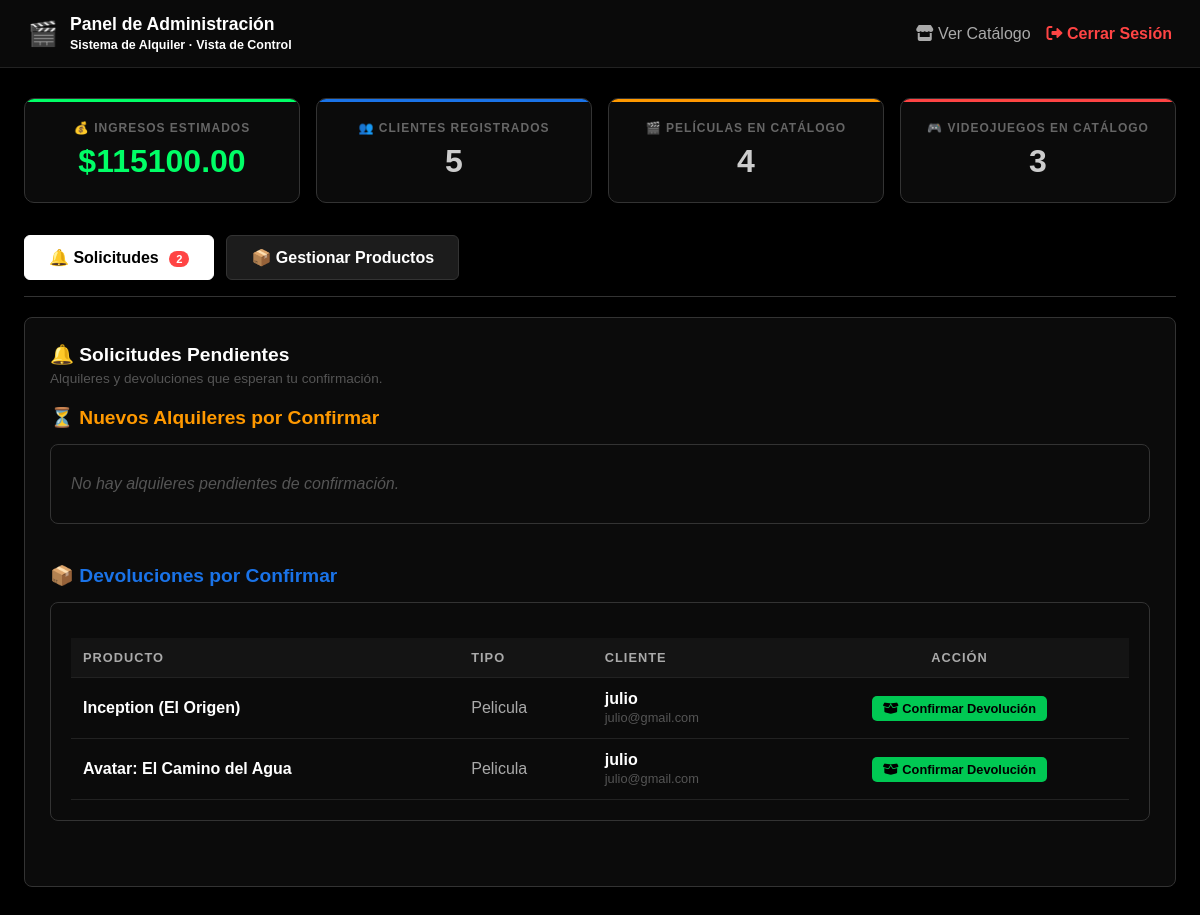
Page /admin/dashboard (signed in) on the committed database.
### app.py (models this page shows, shortened)
class ProductoAlquiler(db.Model):
    __tablename__ = 'productos_alquiler'
    id = db.Column(db.Integer, primary_key=True)
    titulo = db.Column(db.String(100), nullable=False)
    genero = db.Column(db.String(50), nullable=True)
    alquilado = db.Column(db.Boolean, default=False)
    precio_alquiler = db.Column(db.Float, nullable=False)
    stock = db.Column(db.Integer, default=1)
    imagen = db.Column(db.String(100), default='default.jpg')
    contador_alquileres = db.Column(db.Integer, default=0)
    tipo_producto = db.Column(db.String(50))
    usuario_id = db.Column(db.Integer, db.ForeignKey('usuarios.id'), nullable=True)
    fecha_alquiler = db.Column(db.DateTime, nullable=True)
    fecha_vencimiento = db.Column(db.DateTime, nullable=True)
    estado = db.Column(db.String(30), default='disponible')
    __mapper_args__ = {
        'polymorphic_on': tipo_producto,
        'polymorphic_identity': 'producto_generico'
    }

class Juego(ProductoAlquiler):
    plataforma = db.Column(db.String(50), nullable=True)
    __mapper_args__ = {'polymorphic_identity': 'juego'}

class Usuario(db.Model):
    __tablename__ = 'usuarios'
    id = db.Column(db.Integer, primary_key=True)
    nombre = db.Column(db.String(100), nullable=False)
    email = db.Column(db.String(100), unique=True, nullable=False)
    password = db.Column(db.String(100), nullable=False)
    rol = db.Column(db.String(20), default='cliente')
    bloqueado = db.Column(db.Boolean, default=False) # CONTROL DE SANCIONES
    alquileres = db.relationship('ProductoAlquiler', backref='usuario', lazy=True)
    reservas_solicitadas = db.relationship('ProductoAlquiler', secondary=lista_espera, backref=db.backref('en_espera', lazy=True))
    def es_staff(self):
        return self.rol in ('empleado', 'admin')
    def es_admin(self):
        return self.rol == 'admin'
    @classmethod
    def buscar_por_id(cls, usuario_id):
        return cls.query.get(usuario_id)

### app.py (the view, shortened to what this page needs)
@app.route('/admin/dashboard', methods=['GET', 'POST'])
def dashboard():
    usuario_actual = Usuario.buscar_por_id(session.get('usuario_id'))
    if not usuario_actual or not usuario_actual.es_staff():
        flash("Acceso denegado.", "danger")
        return redirect(url_for('inicio'))
    usuarios_registrados = Usuario.query.filter(Usuario.rol == 'cliente').all()
    todos_los_productos = ProductoAlquiler.query.all()
    alquileres_activos = ProductoAlquiler.query.filter(ProductoAlquiler.estado == 'activo').all()
    return render_template(
        'dashboard.html',
        u_total=Usuario.query.count(),
        p_total=Pelicula.query.count(),
        j_total=Juego.query.count(),
        ingresos=GestorInventario.calcular_ingresos_estimados(),
        usuarios=usuarios_registrados,
        productos=todos_los_productos,
        alquileres=alquileres_activos,
        solicitudes=GestorInventario.solicitudes_pendientes(),
        devoluciones=GestorInventario.devoluciones_pendientes(),
        es_admin=usuario_actual.es_admin()
    )

### app.py (called while the page is built)
    @staticmethod
    def calcular_ingresos_estimados():
        todos_los_productos = ProductoAlquiler.query.all()
        return sum(p.precio_alquiler * p.contador_alquileres for p in todos_los_productos)

    @staticmethod
    def solicitudes_pendientes():
        return ProductoAlquiler.query.filter_by(estado='pendiente').all()

    @staticmethod
    def devoluciones_pendientes():
        return ProductoAlquiler.query.filter_by(estado='dev_pendiente').all()

### templates/dashboard.html (shortened to what this page needs)
{% extends 'base.html' %}
{% block hero %}
<div class="panel-header">
    <div style="display: flex; align-items: center; gap: 12px;">
        <span style="font-size: 1.5rem;">🎬</span>
        <div>
            <span style="font-size: 1.1rem;">Panel de Administración</span><br>
            <span class="texto-gris" style="font-size: 0.78rem;">Sistema de Alquiler · Vista de Control</span>
        </div>
    </div>
    <nav style="display: flex; gap: 16px; align-items: center;">
        <a href="{{ url_for('inicio') }}" class="texto-claro">
            <i class="fas fa-store"></i> Ver Catálogo
        </a>
        <a href="{{ url_for('logout') }}" class="nav-peligro" style="font-weight: bold;">
            <i class="fas fa-sign-out-alt"></i> Cerrar Sesión
        </a>
    </nav>
</div>
{% endblock %}
{% block contenido %}
<main style="max-width: 1300px; margin: 30px auto; padding: 0 24px;">
    <div style="display: flex; gap: 16px; margin-bottom: 32px; flex-wrap: wrap;">
        <div class="stat-card verde">
            <h3>💰 Ingresos Estimados</h3>
            <p class="texto-verde">${{ "%.2f"|format(ingresos) }}</p>
        </div>
        <div class="stat-card azul">
            <h3>👥 Clientes Registrados</h3>
            <p>{{ u_total - 1 }}</p>
        </div>
        <div class="stat-card naranja">
            <h3>🎬 Películas en Catálogo</h3>
            <p>{{ p_total }}</p>
        </div>
        <div class="stat-card rojo">
            <h3>🎮 Videojuegos en Catálogo</h3>
            <p>{{ j_total }}</p>
        </div>
    </div>
    <div style="display: flex; gap: 12px; border-bottom: 1px solid #333; padding-bottom: 16px; flex-wrap: wrap;">
        <button class="tab-btn active" onclick="cambiarPestana('solicitudes', this)">
            🔔 Solicitudes
            {% set total_pendientes = solicitudes|length + devoluciones|length %}
            {% if total_pendientes > 0 %}
                <span class="badge-tab">{{ total_pendientes }}</span>
            {% endif %}
        </button>
        <button class="tab-btn" onclick="cambiarPestana('productos', this)">📦 Gestionar Productos</button>
    </div>
    <div id="solicitudes" class="tab-content active">
        <h2 class="subtitulo-seccion" style="margin-bottom: 5px;">🔔 Solicitudes Pendientes</h2>
        <p class="texto-apoyo">Alquileres y devoluciones que esperan tu confirmación.</p>
        <h3 class="subtitulo-seccion" style="color: #ff9900;">⏳ Nuevos Alquileres por Confirmar</h3>
        <div class="caja-datos">
            {% if solicitudes %}
                <table class="tabla-panel">
                    <thead>
                        <tr>
                            <th>Producto</th>
                            <th>Tipo</th>
                            <th>Cliente</th>
                            <th style="text-align: center;">Acciones</th>
                        </tr>
                    </thead>
                    <tbody>
                        {% for s in solicitudes %}
                        <tr>
                            <td style="font-weight: bold;">{{ s.titulo }}</td>
                            <td class="texto-claro" style="text-transform: capitalize;">{{ s.tipo_producto }}</td>
                            <td>
                                <span style="font-weight: bold;">{{ s.usuario.nombre }}</span><br>
                                <span class="texto-gris" style="font-size: 0.8rem;">{{ s.usuario.email }}</span>
                            </td>
                            <td style="text-align: center; white-space: nowrap;">
                                <a href="{{ url_for('confirmar_alquiler', prod_id=s.id) }}" class="btn-accion ok">
                                    <i class="fas fa-check"></i> Confirmar
                                </a>
                                <a href="{{ url_for('rechazar_alquiler', prod_id=s.id) }}"
                                   onclick="return confirm('¿Rechazar la solicitud de {{ s.usuario.nombre }}?');"
                                   class="btn-accion peligro">
                                    <i class="fas fa-times"></i> Rechazar
                                </a>
                            </td>
                        </tr>
                        {% endfor %}
                    </tbody>
                </table>
            {% else %}
                <p class="texto-vacio">No hay alquileres pendientes de confirmación.</p>
            {% endif %}
        </div>
        <h3 class="subtitulo-seccion" style="color: #1a73e8;">📦 Devoluciones por Confirmar</h3>
        <div class="caja-datos">
            {% if devoluciones %}
                <table class="tabla-panel">
                    <thead>
                        <tr>
                            <th>Producto</th>
                            <th>Tipo</th>
                            <th>Cliente</th>
                            <th style="text-align: center;">Acción</th>
                        </tr>
                    </thead>
                    <tbody>
                        {% for d in devoluciones %}
                        <tr>
                            <td style="font-weight: bold;">{{ d.titulo }}</td>
                            <td class="texto-claro" style="text-transform: capitalize;">{{ d.tipo_producto }}</td>
                            <td>
                                <span style="font-weight: bold;">{{ d.usuario.nombre }}</span><br>
                                <span class="texto-gris" style="font-size: 0.8rem;">{{ d.usuario.email }}</span>
                            </td>
                            <td style="text-align: center;">
                                <a href="{{ url_for('confirmar_devolucion', prod_id=d.id) }}" class="btn-accion ok">
                                    <i class="fas fa-box-open"></i> Confirmar Devolución
                                </a>
                            </td>
                        </tr>
                        {% endfor %}
                    </tbody>
                </table>
            {% else %}
                <p class="texto-vacio">No hay devoluciones pendientes de confirmación.</p>
            {% endif %}
        </div>
    </div>
</main>
{% endblock %}

### templates/base.html (shortened to what this page needs)
<!DOCTYPE html>
<html lang="es">
<head>
    <link rel="stylesheet" href="{{ url_for('static', filename='estilos.css') }}">
    <link rel="stylesheet" href="https://cdnjs.cloudflare.com/ajax/libs/font-awesome/6.0.0/css/all.min.css">
</head>
<body>
    {% block hero %}{% endblock %}
    {% block contenido %}{% endblock %}
</body>
</html>

### static/estilos.css (style rules this page uses)
* { box-sizing: border-box; }
body { margin: 0; padding: 0; background-color: #000; font-family: sans-serif; color: #ccc; }
h1, h2, h3, h4, p { margin: 0; color: #ccc; }
a { color: #fff; text-decoration: none; }
.nav-peligro { color: #ff4444 !important; }
.tabla-panel { width: 100%; border-collapse: collapse; margin-top: 15px; color: #fff; }
.tabla-panel th, .tabla-panel td { padding: 12px; text-align: left; border-bottom: 1px solid #222; vertical-align: middle; }
.tabla-panel th { background: #141414; color: #aaa; font-weight: bold; font-size: 0.8rem; text-transform: uppercase; letter-spacing: 1px; }
.btn-accion { display: inline-block; padding: 5px 11px; border-radius: 5px; font-size: 0.8rem; font-weight: bold; text-decoration: none; border: none; cursor: pointer; transition: opacity 0.15s; margin: 2px; }
.btn-accion.ok { background: #00c853; color: #000; }
.badge-tab { display: inline-block; background: #ff4444; color: #fff; border-radius: 10px; padding: 2px 7px; font-size: 0.7rem; font-weight: bold; margin-left: 6px; vertical-align: middle; }
.panel-header { background: #0a0a0a; border-bottom: 1px solid #222; padding: 14px 28px; display: flex; justify-content: space-between; align-items: center; }
.panel-header span { color: #fff; font-weight: bold; font-size: 1rem; }
.stat-card { flex: 1; min-width: 180px; background: #0b0b0b; border: 1px solid #333; border-radius: 10px; padding: 22px 20px; text-align: center; position: relative; overflow: hidden; }
.stat-card::before { content: ''; position: absolute; top: 0; left: 0; right: 0; height: 3px; }
.stat-card.verde::before { background: #00ff66; }
.stat-card.azul::before { background: #1a73e8; }
.stat-card.naranja::before { background: #ff9900; }
.stat-card.rojo::before { background: #ff4444; }
.stat-card h3 { color: #666; margin: 0 0 8px 0; font-size: 0.75rem; text-transform: uppercase; letter-spacing: 1px; }
.stat-card p { margin: 0; font-size: 2rem; font-weight: bold; }
.tab-btn { padding: 12px 24px; background: #1c1c1c; color: #fff; border: 1px solid #333; font-weight: bold; cursor: pointer; border-radius: 6px; font-size: 1rem; transition: background 0.2s, color 0.2s; }
.tab-btn.active { background: #fff; color: #000; border-color: #fff; }
.tab-content { display: none; background: #0b0b0b; border: 1px solid #333; border-radius: 8px; padding: 25px; margin-top: 20px; }
.tab-content.active { display: block; }
.texto-verde { color: #00ff66; }
.texto-gris { color: #555; }
.texto-claro { color: #aaa; }
.subtitulo-seccion { font-size: 1.2rem; color: #fff; font-weight: bold; margin-bottom: 15px; }
.texto-apoyo { font-size: 0.85rem; color: #555; margin-bottom: 20px; }
.texto-vacio { color: #555; font-style: italic; margin: 0; padding: 10px 0; }
.caja-datos { background: #0b0b0b; border: 1px solid #333; border-radius: 8px; padding: 20px; margin-bottom: 40px; }

### rows in the picture
Juego: titulo "Inception (El Origen)", tipo_producto "Pelicula", usuario.nombre "julio", usuario.email "julio@gmail.com"
Juego: titulo "Avatar: El Camino del Agua", tipo_producto "Pelicula", usuario.nombre "julio", usuario.email "julio@gmail.com"

### other values in the picture
{{ "%.2f"|format(ingresos) }} "115100.00"
{{ u_total - 1 }} "5"
{{ p_total }} "4"
{{ j_total }} "3"
{{ total_pendientes }} "2"
